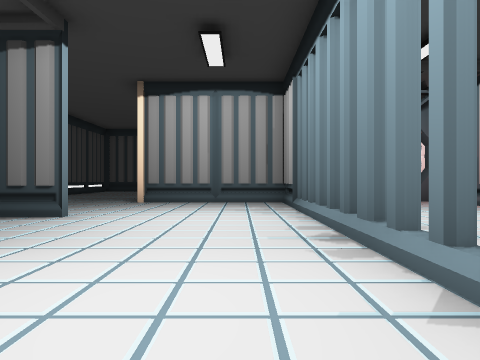
view 1 (above)

16 first-person views from a walk through a Godot game level. The camera is 1.2 m above the floor, looks level and sees 70° across. The floor is counted in squares, 2 m on a side. Each view is taken from the middle of a square. On the plan, view 1 faces up. The plan holds only what a view shows up to about 10 squares ahead; the rest is blank. The place goes on beyond the plan.

view 2
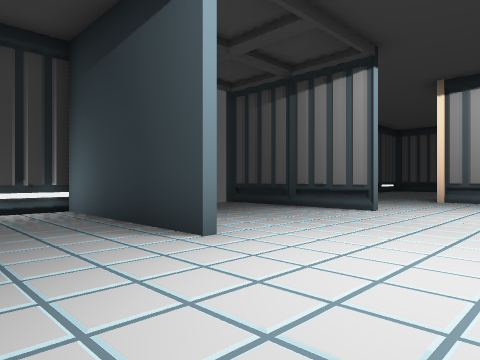

view 3
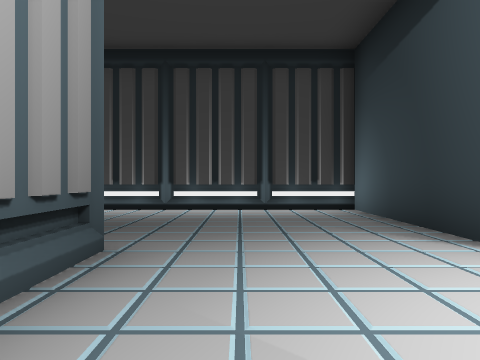

view 4
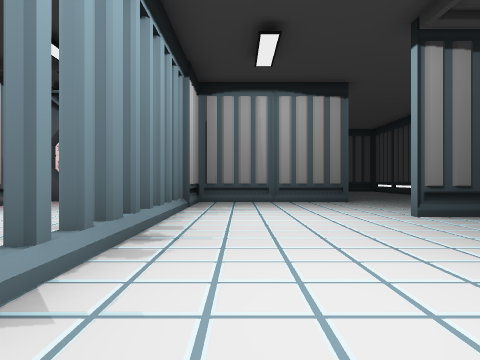

view 5
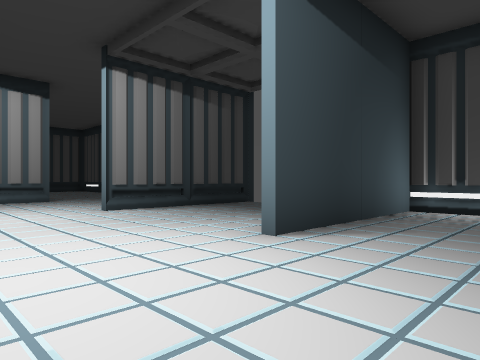

view 6
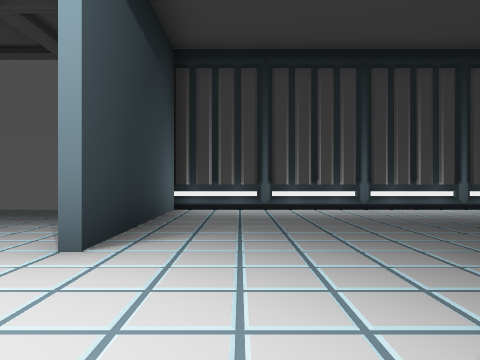

view 7
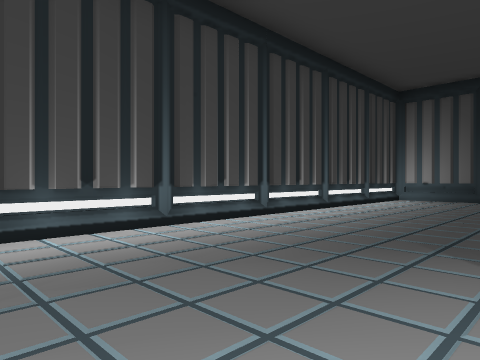

view 8
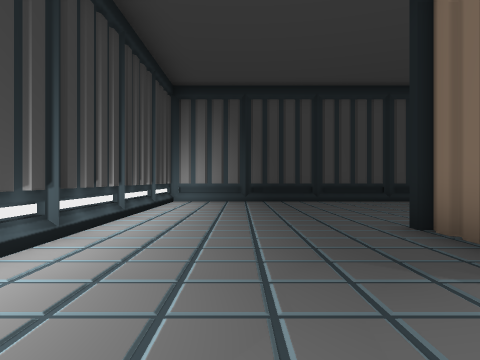

view 9
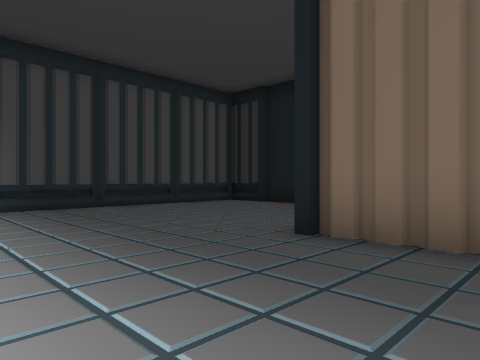

view 10
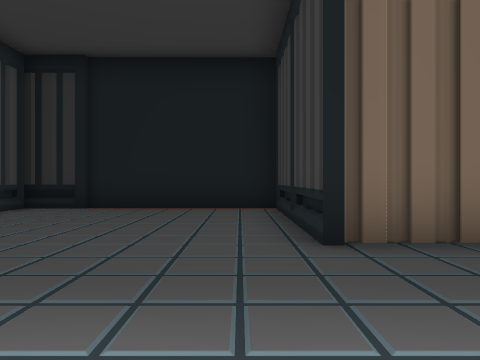

view 11
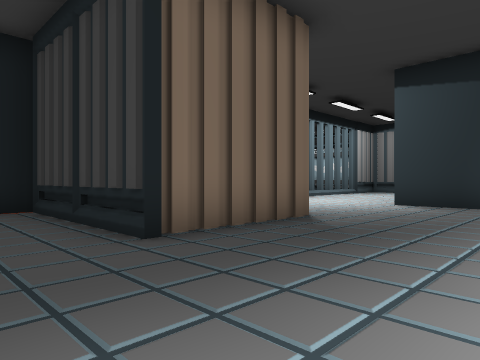

view 12
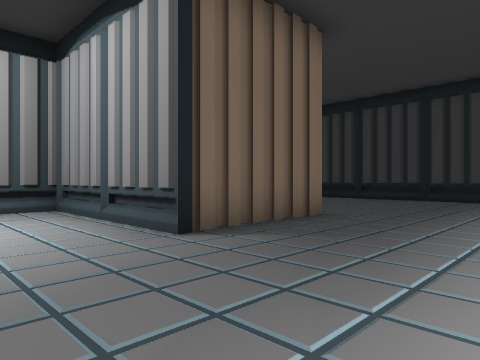

view 13
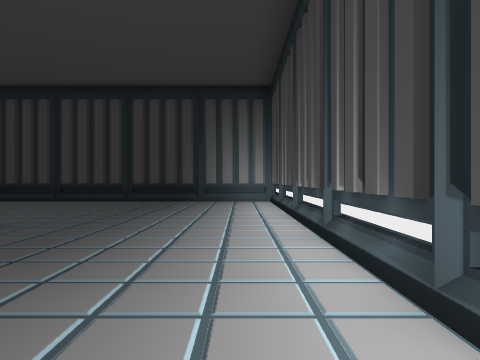

view 14
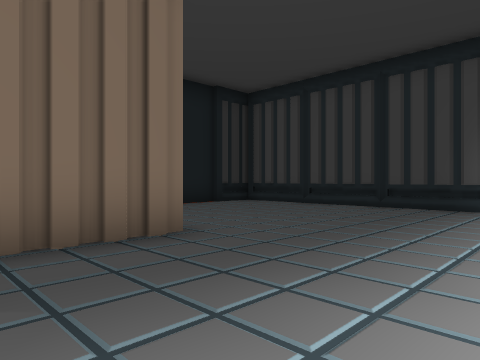

view 15
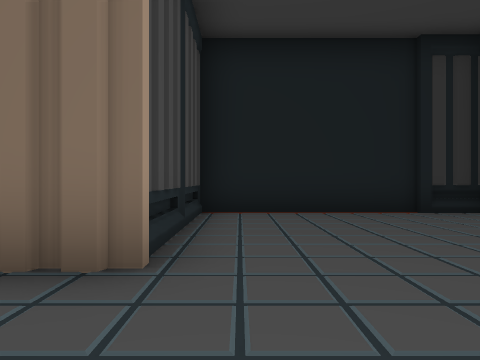

view 16
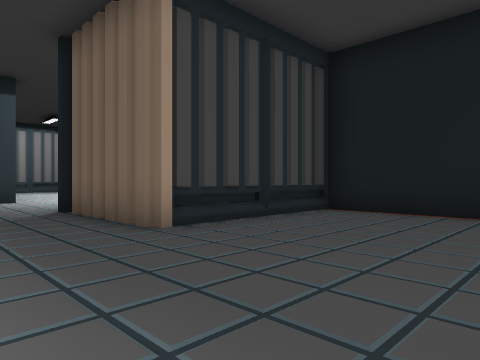

### Floor plan
Key: @ floor where view 1 was taken; # wall or solid block; . floor.
Columns run from 7 left of view 1 to 2 right of it. Each row starts with its distance up from view 1.
 18 ##########
 17 #........#
 16 #........#
 15 #........#
 14 #........#
 13 #........#
 12 #....#####
 11 #....#
 10 #....#
  9 #....####
  8 #.......#
  7 #.......#
  6 #####...#
  5  .......#
  4  .......#
  3  .......#
  2  .......#
  1 #####...#
  0 #......@#
 -1 #.......#
 -2 #....#..#
 -3 #....####
 -4 #....#
 -5 #....#####
 -6 #........#
 -7 #........#
 -8 #........#
 -9 #........#
-10 #........#
-11 ##########

Where each view was taken, in squares from view 1:
view 1: 0 up, 0 right, facing up
view 2: 1 down, 0 right, facing up-left
view 3: 1 down, 0 right, facing left
view 4: 7 up, 0 right, facing down
view 5: 8 up, 0 right, facing down-left
view 6: 7 up, 0 right, facing left
view 7: 7 up, 3 left, facing up-left
view 8: 8 up, 5 left, facing up
view 9: 10 up, 6 left, facing up-right
view 10: 13 up, 6 left, facing right
view 11: 14 up, 6 left, facing down-right
view 12: 0 up, 6 left, facing down-right
view 13: 1 down, 6 left, facing down
view 14: 3 down, 6 left, facing down-right
view 15: 6 down, 5 left, facing right
view 16: 9 down, 5 left, facing up-right
